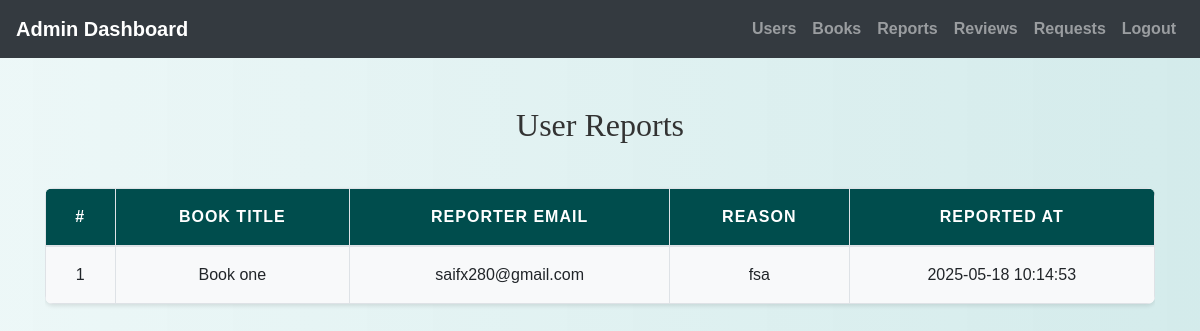
/admin/view_reports.php (signed in), run on the app's committed database.
### tables this page shows
CREATE TABLE `reports` (
  `id` int(11) NOT NULL,
  `book_id` int(11) NOT NULL,
  `reporter_id` int(11) NOT NULL,
  `reason` text DEFAULT NULL,
  `reported_at` datetime DEFAULT current_timestamp()
);

CREATE TABLE `books` (
  `id` int(11) NOT NULL,
  `user_id` int(11) NOT NULL,
  `picture` varchar(255) DEFAULT NULL,
  `title` varchar(255) NOT NULL,
  `author` varchar(255) NOT NULL,
  `genre` varchar(100) NOT NULL,
  `condition` varchar(50) NOT NULL,
  `location` varchar(255) DEFAULT NULL,
  `status` enum('Available','Lent Out','Reserved') DEFAULT 'Available',
  `description` text DEFAULT NULL,
  `created_at` datetime DEFAULT current_timestamp()
);

CREATE TABLE `users` (
  `id` int(11) NOT NULL,
  `username` varchar(50) NOT NULL,
  `password` varchar(255) NOT NULL,
  `email` varchar(100) NOT NULL,
  `phone` varchar(20) NOT NULL,
  `age` int(11) DEFAULT NULL,
  `bio` text DEFAULT NULL,
  `user_type` varchar(50) DEFAULT NULL,
  `profile_picture` varchar(255) DEFAULT NULL
);

### admin/view_reports.php (the view, shortened to what this page needs)
<?php
include('config.php');
$sql = "SELECT r.id, r.book_id, r.reporter_id, r.reason, r.reported_at,
               b.title AS book_title, u.email AS reporter_email
        FROM reports r
        LEFT JOIN books b ON r.book_id = b.id
        LEFT JOIN users u ON r.reporter_id = u.id
        ORDER BY r.reported_at DESC";
$result = mysqli_query($conn, $sql);
?>
<!DOCTYPE html>
<html>
<head>
    <link rel="stylesheet" href="https://maxcdn.bootstrapcdn.com/bootstrap/4.5.2/css/bootstrap.min.css">
    <link rel="stylesheet" href="../css/style.css">
</head>
<body>
<?php include('admin_navbar.php'); ?>
<div class="container mt-5">
    <h2 class="mb-4 text-center">User Reports</h2>
    <?php if (mysqli_num_rows($result) > 0): ?>
        <div class="table-responsive">
            <table class="table table-bordered table-hover">
                <thead >
                    <tr>
                        <th>#</th>
                        <th>Book Title</th>
                        <th>Reporter Email</th>
                        <th>Reason</th>
                        <th>Reported At</th>
                    </tr>
                </thead>
                <tbody>
                    <?php while ($row = mysqli_fetch_assoc($result)): ?>
                        <tr>
                            <td><?= $row['id'] ?></td>
                            <td><?= htmlspecialchars($row['book_title'] ?? 'N/A') ?></td>
                            <td><?= htmlspecialchars($row['reporter_email'] ?? 'N/A') ?></td>
                            <td><?= htmlspecialchars($row['reason']) ?></td>
                            <td><?= htmlspecialchars($row['reported_at']) ?></td>
                        </tr>
                    <?php endwhile; ?>
                </tbody>
            </table>
        </div>
    <?php else: ?>
        <div class="alert alert-info">No reports found.</div>
    <?php endif; ?>
</div>
</body>
</html>

### css/style.css (style rules this page uses)
body { background: linear-gradient(90deg, rgba(233, 246, 246, 0.831), rgba(207, 233, 233, 0.9)); font-family: 'Arial', sans-serif; color: #333; line-height: 1.6; }
h1, h2, h3, h4 { text-align: center; margin-top: 30px; margin-bottom: 30px; font-family: 'Georgia', serif; }
.container { margin-bottom: 40px; }
.table { width: 100%; border-collapse: collapse; margin-top: 20px; font-size: 16px; background-color: #ffffff; border-radius: 8px; overflow: hidden; box-shadow: 0 2px 4px rgba(0, 0, 0, 0.1); }
.table th, .table td { padding: 15px; border: 1px solid #dee2e6; text-align: center; }
.table thead th { background-color: #004d4d; color: white; font-weight: bold; text-transform: uppercase; letter-spacing: 1px; }
.table tbody tr:nth-child(odd) { background-color: #f8f9fa; }

### data on the page
reports: id "1", book.title "Book one", reporter.email "saifx280@gmail.com", reason "fsa", reported_at "2025-05-18 10:14:53"
